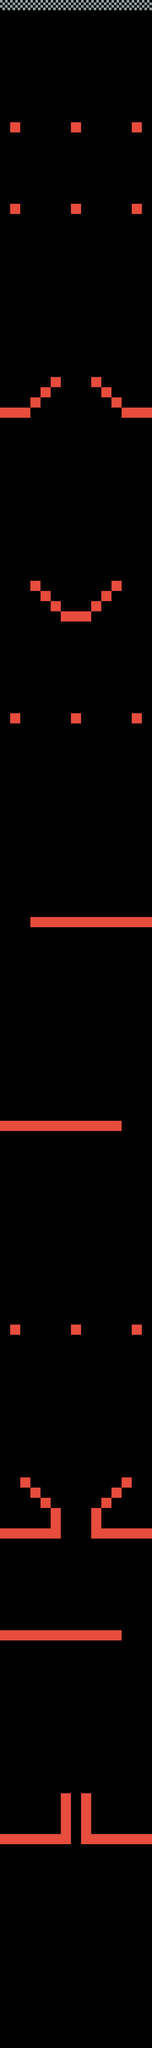

Tiled map render using the project's own tile images. Description and the map definition, with tile-layer contents summarised, below:
An orthogonal 15x201 tile map with 48x48 px tiles, 2 tile layers (walls, finish).

<map version="1.0" orientation="orthogonal" renderorder="right-down" width="15" height="201" tilewidth="48" tileheight="48">
 <tileset firstgid="1" name="tile_set" tilewidth="48" tileheight="48">
  <image source="tile_set.png" width="144" height="96" />
 </tileset>
 <layer name="walls" width="15" height="201">
  <data>[3015 cells, 113 non-empty, 1 distinct tile ids]</data>
 </layer>
 <layer name="finish" width="15" height="201">
  <data>[3015 cells, 15 non-empty, 1 distinct tile ids]</data>
 </layer>
</map>
